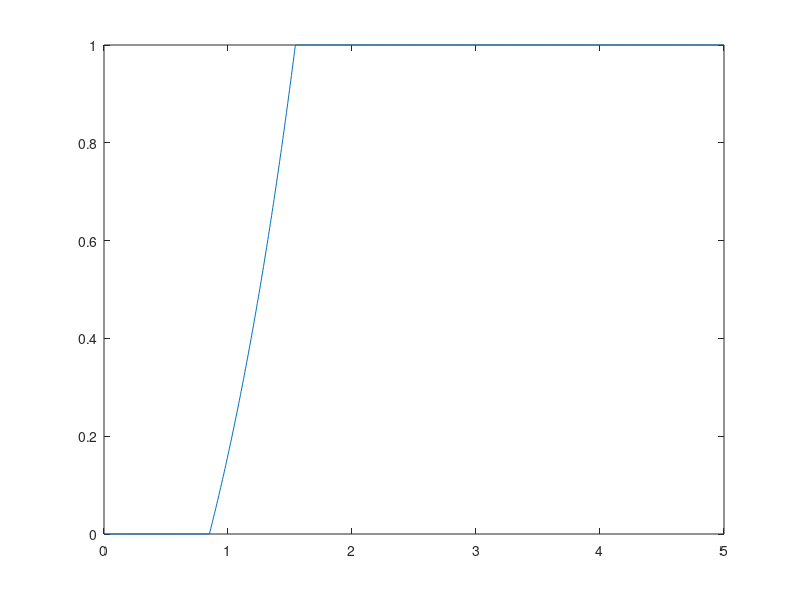

Here is the MATLAB script that generated this plot:
% reduce scales of MapGridCostFunction-based cost functions when the robot is close to the goal
% See updateLocalCosts method of the planner class

clear all;
close all;
clc;

dists_to_goal = linspace(0, 5, 1000);
FORWARD_PT_DIST = 0.85;
scales = zeros(size(dists_to_goal, 1), size(dists_to_goal, 2));

for i=1:length(dists_to_goal)
    dist_to_goal = dists_to_goal(i);
    if dist_to_goal <= FORWARD_PT_DIST
        scale = 0.0;
    elseif dist_to_goal <= 2 * FORWARD_PT_DIST
        scale = min(max(exp(dist_to_goal - FORWARD_PT_DIST) - 1, 0), 1);
    else
        scale = 1.0; 
    end
    scales(i) = scale;
end

figure
plot(dists_to_goal, scales)

